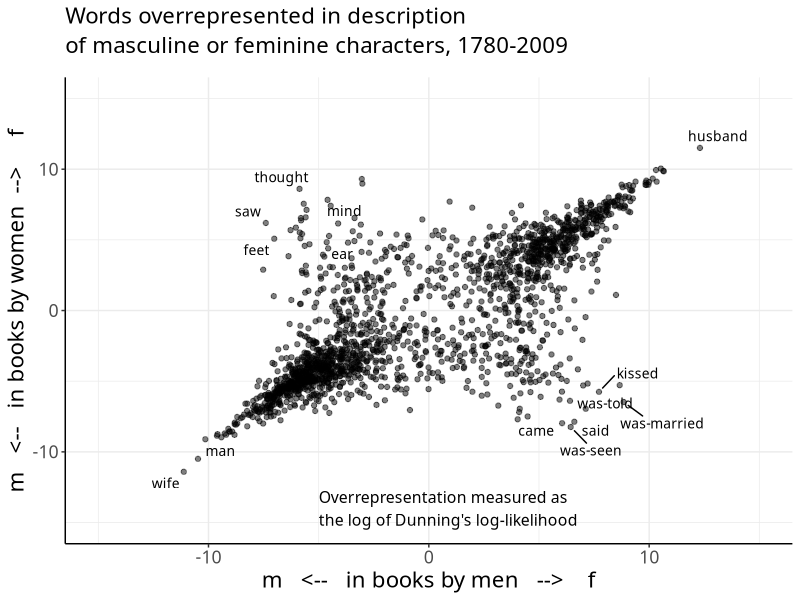
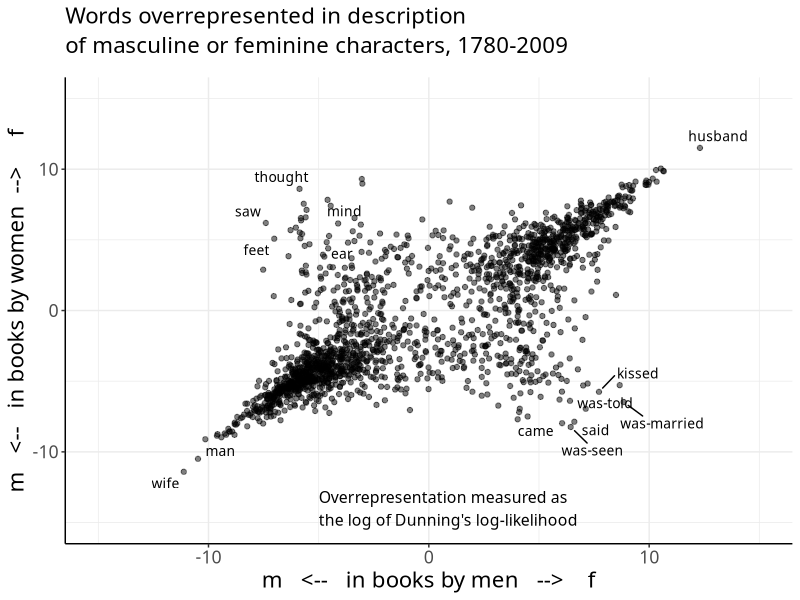

Generate these figures, in order, with R:
this.dir <- dirname(parent.frame(2)$ofile)
setwd(this.dir)

persp <- read.csv('data4r.csv')
library(ggplot2)
library(dplyr)
library(ggrepel)
tolabel <- persp[persp$label != '', ]

p <- ggplot(persp, aes(m, f)) + 
  theme_bw() +
  geom_point(alpha = 0.5) +
  scale_y_continuous('m   <--   in books by women  -->     f', limits = c(-15, 15)) +
  scale_x_continuous('m   <--   in books by men   -->    f', limits = c(-15, 15)) +
  geom_text_repel(aes(m, f, label = label), force = 2, 
                  point.padding = 0.5, max.iter = 1000, size = 3.5,
                  family = "Avenir Next Medium") +
  ggtitle('Words overrepresented in description\nof masculine or feminine characters, 1780-2009') +
  theme(text = element_text(size = 16, family = "Avenir Next Medium"), 
        panel.border = element_blank(),
        axis.line = element_line(color = 'black'),
        plot.title = element_text(margin = margin(b = 14), size = 16, lineheight = 1.1)) +
  annotate('text', x = - 5, y = -14, label = "Overrepresentation measured as\nthe log of Dunning's log-likelihood", 
           hjust = 0, family = 'Avenir Next Medium', size = 4)

tiff("fig2plot2perspectives.tiff", height = 8, width = 8, units = 'in', res=400)
plot(p)
dev.off()
plot(p)